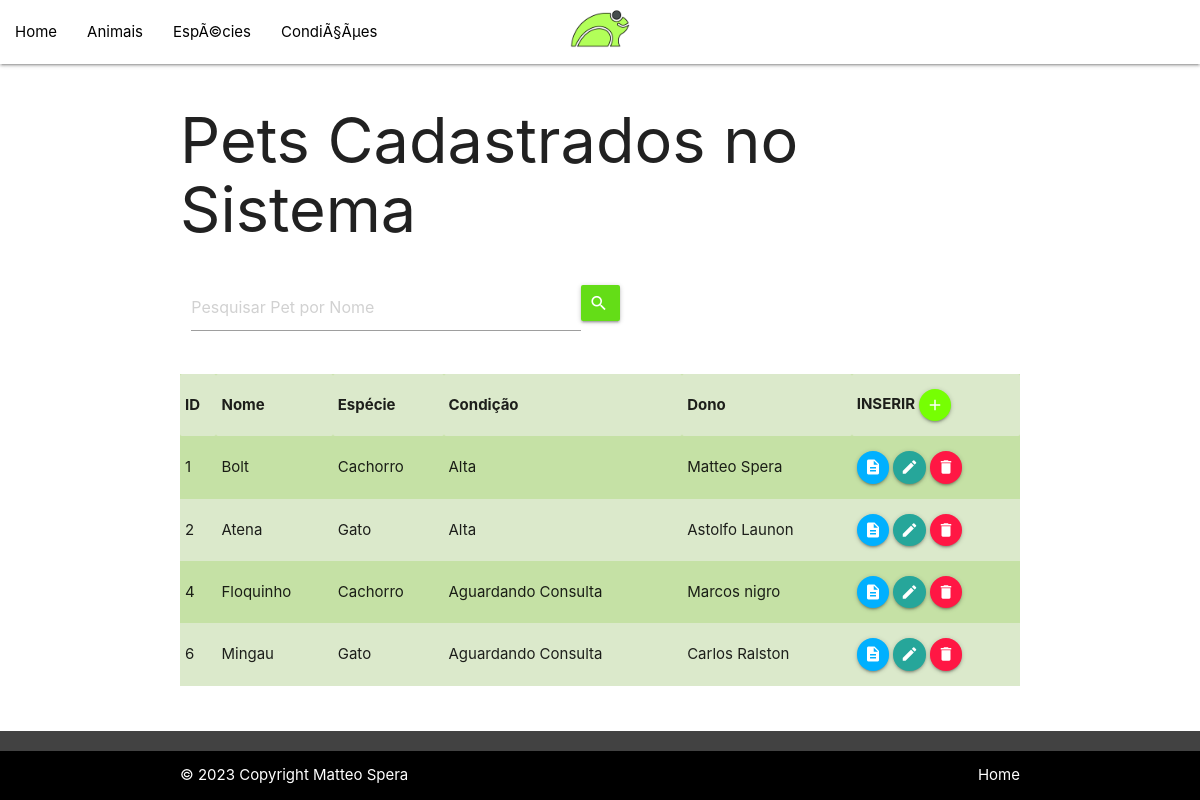
The app's page /VIEW/Animal/lstAnimal.php with its own data.
### tables this page shows
CREATE TABLE `animal` (
  `id` int(11) NOT NULL,
  `nome` varchar(35) NOT NULL,
  `especie` varchar(35) NOT NULL,
  `condicao` varchar(35) NOT NULL,
  `dono` varchar(35) NOT NULL
);

### DAL/dalAnimal.php (called while the page is built, shortened)
<?php
    include_once $_SERVER['DOCUMENT_ROOT'].'/ClinicaBichoFeliz/MODEL/Animal.php';
    class dalAnimal{
        public function Select()
        {
            $sql = "select * from animal;";
            $pdo = Conexao::conectar();
            $result = $pdo->query($sql);
            foreach($result as $linha){
                $animal = new \MODEL\Animal();
                $animal->setId($linha['id']);
                $animal->setNome($linha['nome']);
                $animal->setEspecie($linha['especie']);
                $animal->setCondicao($linha['condicao']);
                $animal->setDono($linha['dono']);
                $lstAnimal[] = $animal;
            }
            return $lstAnimal;
        }
    }
?>

### BLL/bllAnimal.php (called while the page is built, shortened)
<?php
    include_once $_SERVER['DOCUMENT_ROOT'].'/ClinicaBichoFeliz/DAL/dalAnimal.php';
    require_once $_SERVER['DOCUMENT_ROOT'].'/ClinicaBichoFeliz/MODEL/Animal.php';
    class bllAnimal
    {
        public function Select ()
        {
            $dal = new \Dal\dalAnimal();
            return $dal->Select();
        }
    }

### MODEL/Animal.php (called while the page is built, shortened)
<?php
class Animal {
    private ?int $id;
    private ?string $nome;
    private ?string $especie;
    private ?string $condicao;
    private ?string $dono;
    public function getId(){
        return $this->id;
    }
    public function setId(int $id){
        $this->id = $id;
    }
    public function getNome(){
        return $this->nome;
    }
    public function setNome(string $nome){
        $this->nome = $nome;
    }
    public function getEspecie(){
        return $this->especie;
    }
    public function setEspecie(string $especie){
        $this->especie = $especie;
    }
    public function getCondicao(){
        return $this->condicao;
    }
    public function setCondicao(string $condicao){
        $this->condicao = $condicao;
    }
    public function getDono(){
        return $this->dono;
    }
    public function setDono(string $dono){
        $this->dono = $dono;
    }
}
?>

### VIEW/animal/lstAnimal.php (the view, shortened to what this page needs)
<?php
    include_once $_SERVER['DOCUMENT_ROOT'].'/ClinicaBichoFeliz/BLL/bllAnimal.php';
    $bll = new \BLL\bllAnimal();
   	$lstAnimal = $bll->Select();
?>
<!DOCTYPE html>
<html lang="pt-BR">
<head>
    <link rel="stylesheet" href="https://cdnjs.cloudflare.com/ajax/libs/materialize/1.0.0/css/materialize.min.css">
</head>
<body>
    <?php include_once $_SERVER['DOCUMENT_ROOT'].'/ClinicaBichoFeliz/VIEW/menu.php'; ?>
    <div class="container">
        <h1>Pets Cadastrados no Sistema</h1>
        <div class="row">
            <div class="input-field">
                <form action="lstAnimal.php" method="GET" id="formBuscaAnimal">
                    <div class="input-field col s7">
                        <input type="text" placeholder="Pesquisar Pet por Nome" class="form-control col s10" id="txtBusca" name="busca">
                        <button class="btn waves-effect waves-light col m1 light-green accent-4" type="submit" name="action">
                        <i class="material-icons right">search</i></button>
                    </div>
                </form>
            </div>
        </div>
        <table class="striped light-green lighten-3">
            <?php
                if (!empty($lstAnimal))
                {
                    echo
                    '<tr>
                        <th>ID</th>
                        <th>Nome</th>
                        <th>Espécie</th>
                        <th>Condição</th>
                        <th>Dono</th>
                        <th>INSERIR <a class="btn-floating btn-small waves-effect waves-light light-green accent-3" href="insAnimal.php"><i class="material-icons">add</i></a></th>
                    </tr>'
                    ;
                } else echo '<h5>Nenhum animal registrado.</h5>';
            ?>
            <?php
            foreach($lstAnimal as $animal){
                $especie = $animal->getEspecie() ;
                $condicao = $animal->getCondicao() ;
                $dono = $animal->getDono() ;
            ?>
                <tr>
                    <td><?php echo $animal->getId(); ?></td>
                    <td><?php echo $animal->getNome(); ?></td>
                    <td><?php echo $especie ?></td>
                    <td><?php echo $condicao ?></td>
                    <td><?php echo $dono ?></td>
                    <td>
                        <a class="btn-floating btn-small waves-effect waves-light light-blue accent-3" onclick="JavaScript:location.href='detAnimal.php?id='+<?php echo $animal->getId();?>"><i class="material-icons">description</i></a>
                        <a class="btn-floating btn-small waves-effect waves-light light-orange accent-3" onclick="JavaScript:location.href='edtAnimal.php?id='+<?php echo $animal->getId();?>"><i class="material-icons">edit</i></a>
                        <a class="btn-floating btn-small waves-effect waves-light red accent-3" onclick="JavaScript:remover(<?php echo $animal->getId();?>, '<?php echo $animal->getNome();?>')"><i class="material-icons">delete</i></a>
                    </td>
                </tr>
            <?php
            }
            ?>
        </table>
    </div>
    <br><br>
    <?php include_once $_SERVER['DOCUMENT_ROOT'].'/ClinicaBichoFeliz/VIEW/footer.php'; ?>
</body>
</html>

### VIEW/menu.php (shortened to what this page needs)
<!DOCTYPE html>
<html lang="pt-BR">
<head>
    <link rel="stylesheet" href="/ClinicaBichoFeliz/materializeButGood.css"></link>
</head>
<body>
    <nav>
    <div class="nav-wrapper white">
    	<a href="/ClinicaBichoFeliz/" class="brand-logo center"><img src="/ClinicaBichoFeliz/img/LogoBichoFeliz.png" alt="Site Logo" width="60" height="60"></a>
		<ul id="nav-mobile" class="left hide-on-med-and-down ">
			<li><a href="/ClinicaBichoFeliz/" class="black-text">Home</a></li>
			<li><a href="/ClinicaBichoFeliz/VIEW/Animal/lstAnimal.php" class="black-text">Animais</a></li>
			<li><a href="/ClinicaBichoFeliz/VIEW/Especie/lstEspecie.php" class="black-text">EspÃ©cies</a></li>
			<li><a href="/ClinicaBichoFeliz/VIEW/Condicao/lstCondicao.php" class="black-text">CondiÃ§Ãµes</a></li>
		</ul>
    </div>
  </nav>
</body>
</html>

### VIEW/footer.php
<footer class="page-footer grey darken-3">
    <div class="footer-copyright black">
        <div class="container white-text">
            © 2023 Copyright Matteo Spera
            <a class="white-text text-lighten-4 right" href="/ClinicaBichoFeliz/">Home</a>
        </div>
    </div>
</footer>

### records on screen
animal: id "1", nome "Bolt", especie "Cachorro", condicao "Alta", dono "Matteo Spera"
animal: id "2", nome "Atena", especie "Gato", condicao "Alta", dono "Astolfo Launon"
animal: id "4", nome "Floquinho", especie "Cachorro", condicao "Aguardando Consulta", dono "Marcos nigro"
animal: id "6", nome "Mingau", especie "Gato", condicao "Aguardando Consulta", dono "Carlos Ralston"
